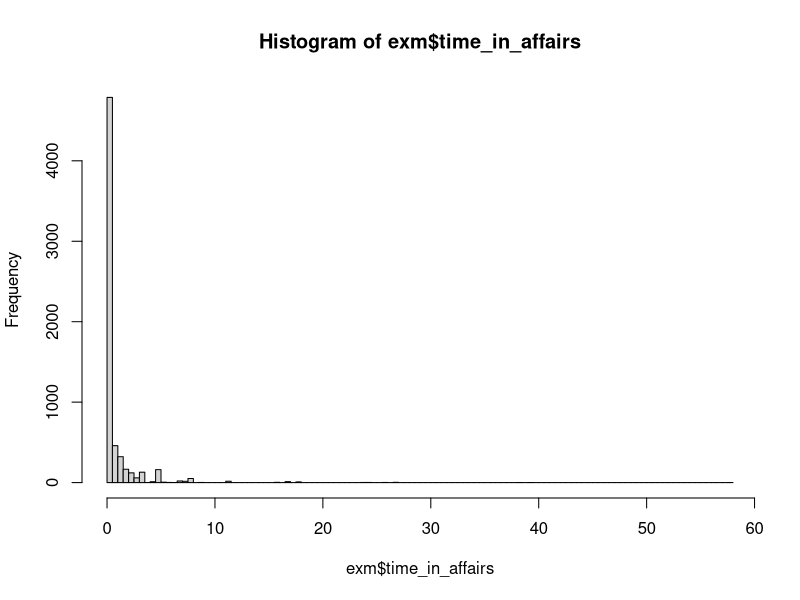

This chart was generated by the following R code: (Note: this script raises an error after producing the figure.)

# Script for ...


######## 0. Set the working environemnt, load the survival package and "extramarital.csv" data

# Remove all variables from the R environment to create a fresh start
rm(list=ls())

# Set the working folder
# getwd()
# setwd()

# Install the "survival" package, which includes functions for running the Tobit model
if(!require(survival)){
  install.packages("survival")
  library(survival)
}

# Read the "extramarital.csv" file
exm <- read.csv("extramarital.csv")
str(exm)
# The dataset consists of 6366 observations of 7 variables:
# marriage_rating: 5 = very good, 1 = very poor
# age: 17.5 = under 20, 22 = 20 to 24, ..., 42 = 40 or over 
# yrs_married: 0.5 = less than 1 year, 2.5 = 1 to 4 years ...
# religiosity: 4 = strong, ..., 1 = not
# education: 
# occupation: 6 = professional with advanced degree, 5 = managerial, administration, ... 1 = student
# time_in_affairs: amount of time spent in extra-marital affairs
# The dataset was collected in a survey by Redbbok.


######## 1. Modelling 

# Let's take a better look at the data
table(exm$time_in_affairs>0)
# FALSE  TRUE 
# 4313  2053 
# About 32% of the people are in an affair 
#
# Let's look at the distribution of time_in_affairs
hist(exm$time_in_affairs,100)
#
# Note that in this dataset there is a large number of zeros for the affair variable. If someone
# is not having an affair, a small decrease in one of the predictors may not change his/her
# chances of having an affair in comparison to a person having an affair. One thus needs to account
# for possibly two types of people: those who are unlickely to be moved away from 0 by modest changes
# in the predictors, and those who are not 0 and likely to change by modest change in predictors.
# To do this, we use the Tobit model.

# Create training and test dataset
set.seed(100)
spl <- sample(nrow(exm),0.7*nrow(exm))
train <- exm[spl,]
test <- exm[-spl,]
str(train)
str(test)

# Fit the Tobit model
?Surv     # Create a survival object, usually used as a response variable in a model formula.
?survreg  # Fit a parametric survival regression model.
model1 <- survreg(Surv(time_in_affairs,time_in_affairs>0,type="left")~.,data=train,dist="gaussian")
# This fits a Tobit model where the data are left censored at zero. The error terms are assumed to be gaussian.
summary(model1)
# Let's look at the parameters:
# marriage_rating: negative, meaning that as the marriage rating increases, the chances/length of an affair decrease.
# occupation: positive, meaning that there are greater chances of an affair with a better occupation.
# yrs_married: positive
# religiosity: negative
# Also, note that all coefficients are significant. The model has a log likelihhod of -5436.9.
#
# Prediction
predict1 <- predict(model1,newdata=test) # Prediction provides the latent predicted values of the variables (positive and negative)
# plot(predict1)

# Benchmark model: linear regression
model2 <- lm(..)
summary(model2)
predict2 <- predict(..)
# plot(predict2)

# Let's compare the two models
table(predict1 <= 0, test$time_in_affairs==0)
#       FALSE TRUE
# FALSE    92   43
# TRUE    523 1252
#
table(..)






